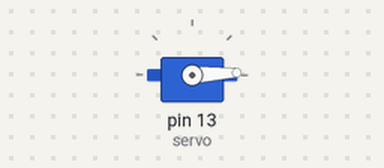
The sketch below on a simulated Arduino Uno, built with avr-gcc and run on an emulated ATmega328P. Parts: servo.

Above: at 0.05 s.
At 0.65 s:
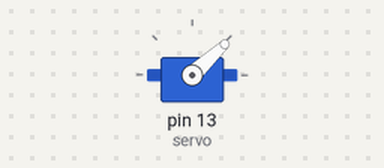
At 1.2 s:
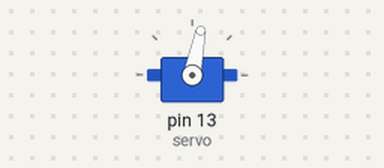
At 2.4 s:
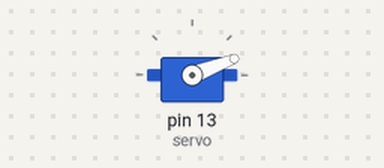
Timing chart, 0 to 6.2 s (numbered marks = the images above):
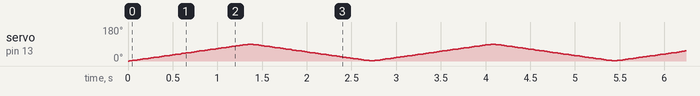

The sketch:

spin.ino
```cpp
/*
  Created by: Samuel Webster
  Created on: Feb 2023
  Turns an LED on for one second, then off for one second, repeatedly.
*/
#include <Servo.h>
Servo servo;

void setup() {
  servo.attach(13);
  servo.write(0);
}

void loop()
{
 // scan from 0 to 180 degrees
  for(int angle = 0; angle < 90; angle++)
  {
    servo.write(angle);
    delay(15);
  }
  // now scan back from 180 to 0 degrees
  for(int angle = 90; angle > 0; angle--)
  {
    servo.write(angle);
    delay(15);
  }
}
```
